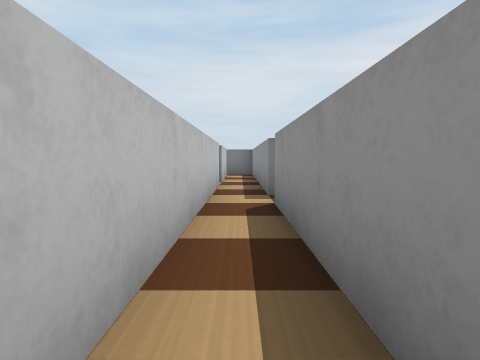
View 1 (above)

17 first-person views from a walk through a world built for the Webots simulator. The camera is 0.13 m above the floor, tilts 4° down and sees 75° across. The floor is counted in squares, 0.2 m on a side. Each view is taken from the middle of a square. On the plan, view 1 faces up. The plan holds only what a view shows up to about 10 squares ahead; the rest is blank. The robots in the file are not drawn. Simple shapes and patterns stand in for the simulator's stock objects.

View 2
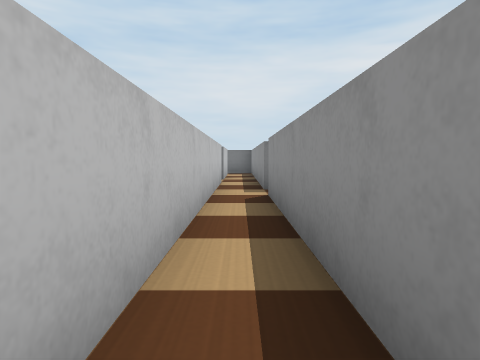

View 3
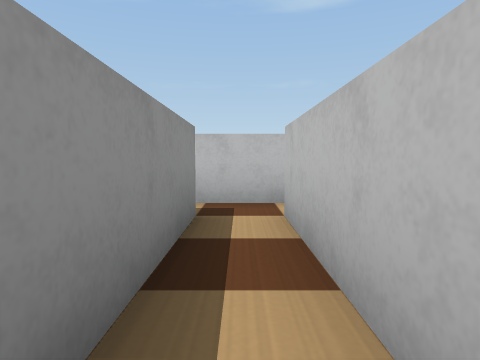

View 4
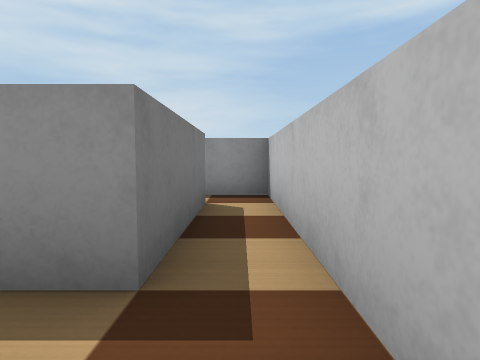

View 5
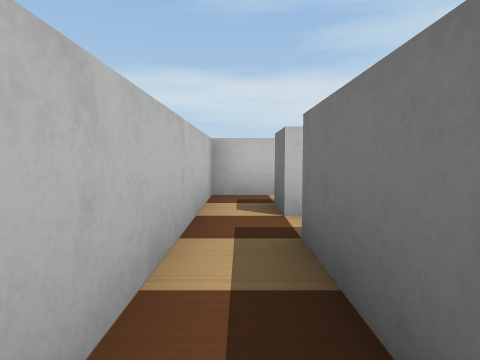

View 6
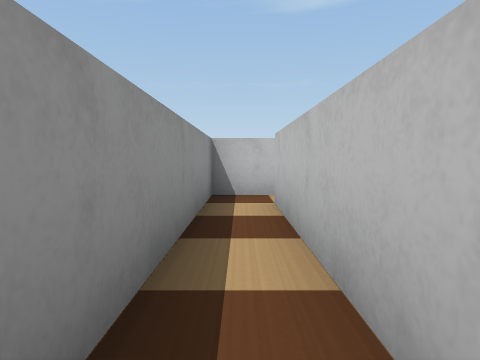

View 7
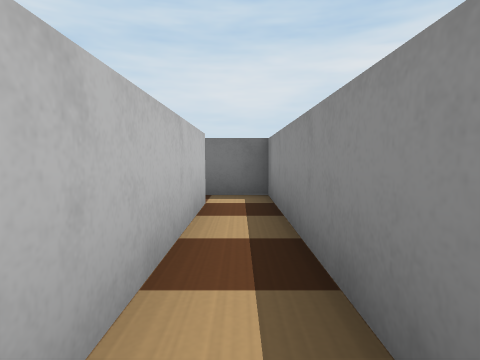

View 8
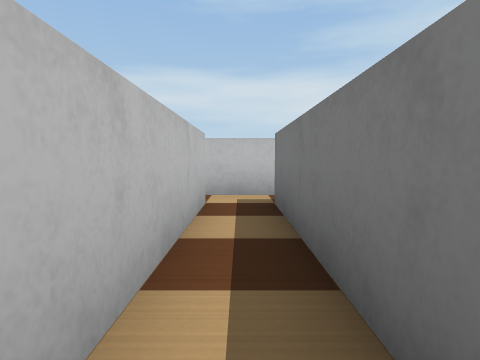

View 9
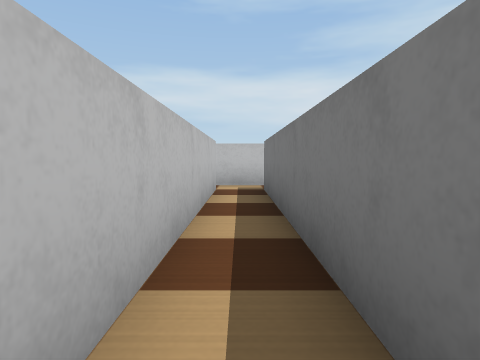

View 10
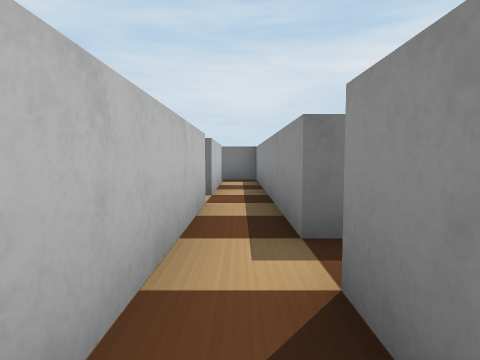

View 11
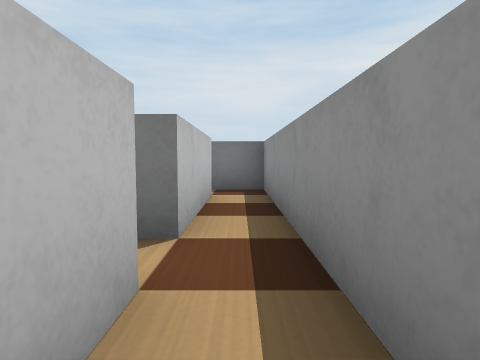

View 12
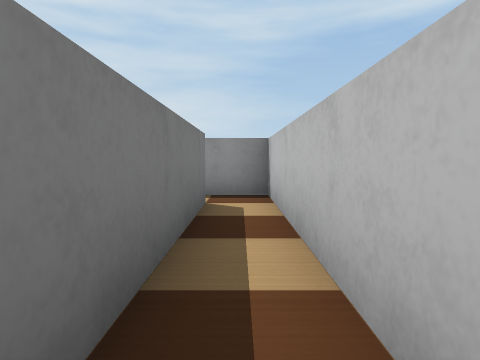

View 13
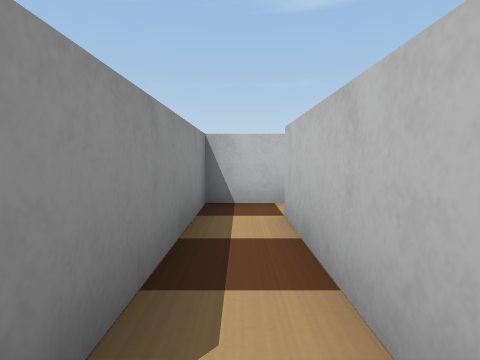

View 14
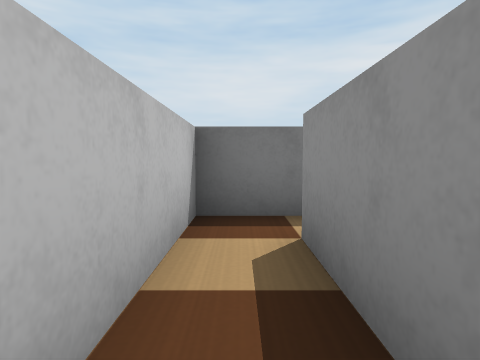

View 15
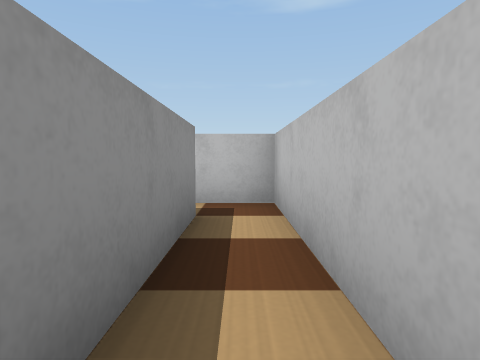

View 16
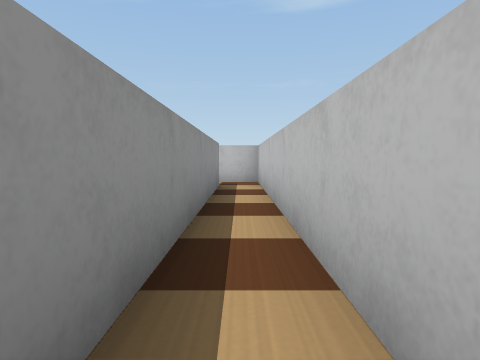

View 17
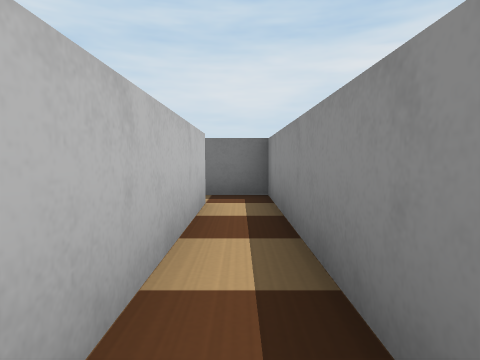

### Floor plan
Points are (right, up) in squares from view 1. A wall is a line through its corners. A room is listed if a view was taken in it or the views show most of it. See-through windows are left out.
Room 1 (views 1, 2, 3, 5, 10)
walls: (-0.5, -2.5) (3.5, -2.5); (3.5, -1.5) (0.5, -1.5) (0.5, 4.5); (-0.5, 4.5) (-0.5, -1.5)
ways out: opening at (-1, -2) to room 2; opening at (3, -2) to room 3; opening at (0, 4) to room 4
Room 2 (views 4, 15, 16, 17)
walls: (-2.5, 5.5) (-2.5, -2.5) (-0.5, -2.5); (-0.5, -1.5) (-1.5, -1.5) (-1.5, 6.5) (-2.6, 6.5)
ways out: opening at (-1, -2) to room 1
Room 3 (views 6, 7)
walls: (3.5, 2.5) (3.5, -1.5); (3.5, -2.5) (4.5, -2.5) (4.5, 3.5) (3.4, 3.5)
ways out: opening at (3, -2) to room 1; opening at (3, 3)
Room 4 (views 8, 12)
walls: (0.5, 4.5) (6.5, 4.5); (-0.5, 5.5) (-0.5, 4.5); (6.5, 5.5) (0.5, 5.5)
ways out: opening at (0, 4) to room 1; opening at (6, 5) to room 5; opening at (0, 6.5) to room 6
Room 5 (views 9, 13, 14)
walls: (6.5, 4.5) (7.5, 4.5) (7.5, 8.5); (7.7, 9.5) (6.5, 9.5) (6.5, 5.5)
ways out: opening at (6, 5) to room 4; opening at (8, 9)
Room 6 (view 11)
walls: (-0.5, 7.5) (-0.5, 5.5); (-0.5, 11.5) (-0.5, 8.5); (0.5, 5.5) (0.5, 12.5) (-0.6, 12.5)
ways out: opening at (0, 6.5) to room 4; opening at (-1, 8)

Positions as (right, up) in squares from view 1, and headings:
1: (0, 0), facing up
2: (0, -1), facing up
3: (0, 2), facing down
4: (-1, -2), facing right
5: (3, -2), facing left
6: (4, 3), facing down
7: (4, -2), facing up
8: (5, 5), facing left
9: (7, 5), facing left
10: (0, 3), facing up
11: (0, 6), facing up
12: (2, 5), facing right
13: (7, 9), facing down
14: (7, 6), facing up
15: (-2, 2), facing down
16: (-2, 6), facing down
17: (-2, 1), facing up
